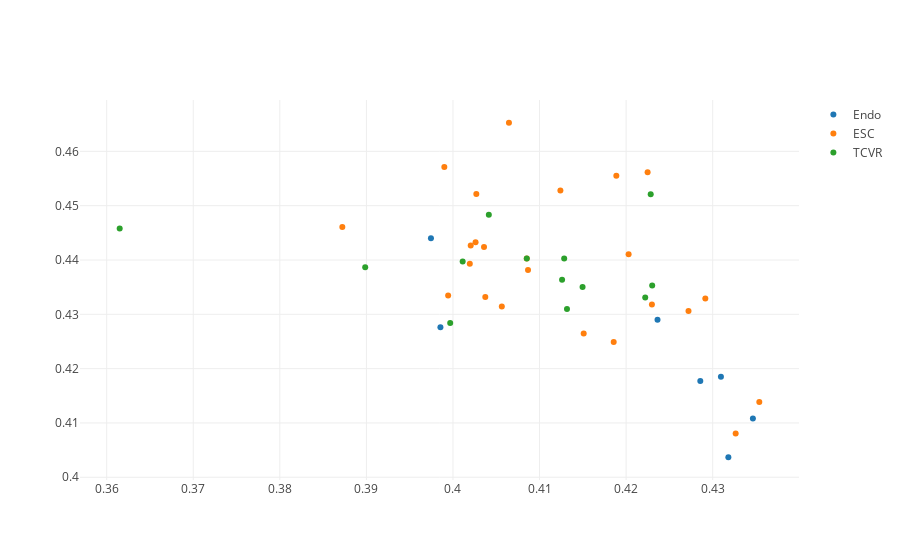

The notebook cell saved with this chart:
### Code cell
#First, sort pre and post lists into lists for each operation type
#Next, build GroupResults and DeltaResults to extract group trends
#Finally, perform statistical testing with GroupCompare for each metric
# Only display the significant metrics


endoResultsPre=list()
escResultsPre=list()
tcvrResultsPre=list()
endoResultsPost=list()
escResultsPost=list()
tcvrResultsPost=list()

#print(len(resultListPre))

significance = 0.01


for currResultPre in resultListPre:
    if(currResultPre.operationType=="Endoscopic"):
        endoResultsPre.append(currResultPre)
    elif(currResultPre.operationType=="ESC"):
        escResultsPre.append(currResultPre)
    elif(currResultPre.operationType=="TCVR"):
        tcvrResultsPre.append(currResultPre)
    else:
        print("ERROR: no valid operation type for patient ")

endoGroupResultsPre=GroupResults(endoResultsPre)
escGroupResultsPre=GroupResults(escResultsPre)
tcvrGroupResultsPre=GroupResults(tcvrResultsPre)

#print("ESCPre: ",escGroupResultPre.resultCount)
#print("TCVRPre: ",tcvrGroupResultPre.resultCount)

#print(len(resultListPost))

for currResultPost in resultListPost:
    if(currResultPost.operationType=="Endoscopic"):
        endoResultsPost.append(currResultPost)
    elif(currResultPost.operationType=="ESC"):
        escResultsPost.append(currResultPost)
    elif(currResultPost.operationType=="TCVR"):
        tcvrResultsPost.append(currResultPost)
    else:
        print("ERROR: no valid operation type for patient ")

endoGroupResultsPost=GroupResults(endoResultsPost)
escGroupResultsPost=GroupResults(escResultsPost)
tcvrGroupResultsPost=GroupResults(tcvrResultsPost)

endoDeltaResults = DeltaResults(endoResultsPre,endoResultsPost)
escDeltaResults = DeltaResults(escResultsPre,escResultsPost)
tcvrDeltaResults = DeltaResults(tcvrResultsPre,tcvrResultsPost)

print("Endo-ESC")
for currMetric in endoGroupResultsPost.metrics:
    gc=GroupCompare(endoGroupResultsPost,escGroupResultsPost,currMetric)
    gcDelta=GroupCompare(endoDeltaResults,escDeltaResults,currMetric)
    gcPre=GroupCompare(endoGroupResultsPre,escGroupResultsPre,currMetric)
    #if(gc.p<significance):
    #    print("Post Metric:",gc.metric," p:",gc.p, " change:",gc.x2-gc.x1)
    #if(gcDelta.p<significance):
    #    print("Delta Metric:",gc.metric," p:",gc.p)
    #print(gcDelta.metric,",",gcDelta.p)
    if(gcPre.p<significance):
        print("Pre Metric:",gcPre.metric," p:",gcPre.p, " change:",gcPre.x2-gcPre.x1)
    
print("Endo-TCVR")
for currMetric in endoGroupResultsPost.metrics:
    gc=GroupCompare(endoGroupResultsPost,tcvrGroupResultsPost,currMetric)
    gcDelta=GroupCompare(endoDeltaResults,tcvrDeltaResults,currMetric)
    gcPre=GroupCompare(endoGroupResultsPre,tcvrGroupResultsPre,currMetric)
    #if(gc.p<significance):
    #    print("Post Metric:",gc.metric," p:",gc.p, " change:",gc.x2-gc.x1)
    #if(gcDelta.p<significance):
    #    print("Delta Metric:",gc.metric," p:",gc.p)
    #print(gcDelta.metric,",",gcDelta.p)
    if(gcPre.p<significance):
        print("Pre Metric:",gcPre.metric," p:",gcPre.p, " change:",gcPre.x2-gcPre.x1)
   
    
print("ESC-TCVR")
for currMetric in endoGroupResultsPost.metrics:
    gc=GroupCompare(escGroupResultsPost,tcvrGroupResultsPost,currMetric)
    gcDelta=GroupCompare(escDeltaResults,tcvrDeltaResults,currMetric)
    gcPre=GroupCompare(escGroupResultsPre,tcvrGroupResultsPre,currMetric)
    #if(gc.p<significance):
    #    print("Post Metric:",gc.metric," p:",gc.p, " change:",gc.x2-gc.x1)
    #if(gcDelta.p<significance):
    #    print("Delta Metric:",gc.metric," p:",gc.p)
    #print(gcDelta.metric,",",gcDelta.p)
    if(gcPre.p<significance):
        print("Pre Metric:",gcPre.metric," p:",gcPre.p, " change:",gcPre.x2-gcPre.x1)
    

        
fig=go.Figure()
fig.add_trace(go.Scatter(x=endoGroupResultsPost.results["curvYPercentBack"],y=endoGroupResultsPost.results["curvZPercentBack"],mode='markers',name='Endo'))
fig.add_trace(go.Scatter(x=escGroupResultsPost.results["curvYPercentBack"],y=escGroupResultsPost.results["curvZPercentBack"],mode='markers',name='ESC'))
fig.add_trace(go.Scatter(x=tcvrGroupResultsPost.results["curvYPercentBack"],y=tcvrGroupResultsPost.results["curvZPercentBack"],mode='markers',name='TCVR'))
fig.show()




print("Endo Delta curvYPercentBack:",endoDeltaResults.means["curvYPercentBack"])
print("ESC Delta curvYPercentBack:",escDeltaResults.means["curvYPercentBack"])
print("TCVR Delta curvYPercentBack:",tcvrDeltaResults.means["curvYPercentBack"])

### Figure 1 — Plotly figure (JSON) as saved in the notebook; plotly's stock layout.template omitted (floating-point values rounded to 4 significant figures)
{"data": [{"mode": "markers", "name": "Endo", "type": "scatter", "uid": "0ae5ea49-4a10-4d0c-99d8-3b5f6a0b4046", "x": [0.4236, 0.4286, 0.4318, 0.431, 0.4346, 0.3975, 0.3985], "y": [0.429, 0.4177, 0.4037, 0.4185, 0.4108, 0.444, 0.4276]}, {"mode": "markers", "name": "ESC", "type": "scatter", "uid": "73fb1c45-0aab-4117-89e8-d421ded7d7e5", "x": [0.4036, 0.3994, 0.423, 0.4056, 0.4026, 0.4037, 0.4019, 0.4203, 0.4186, 0.4272, 0.4354, 0.4085, 0.4292, 0.399, 0.4087, 0.4189, 0.4327, 0.402, 0.4225, 0.3872, 0.4124, 0.4151, 0.4065, 0.4027], "y": [0.4424, 0.4334, 0.4318, 0.4314, 0.4433, 0.4332, 0.4393, 0.4411, 0.4249, 0.4306, 0.4139, 0.4403, 0.4329, 0.4571, 0.4382, 0.4555, 0.4081, 0.4427, 0.4561, 0.4461, 0.4528, 0.4265, 0.4653, 0.4521]}, {"mode": "markers", "name": "TCVR", "type": "scatter", "uid": "c1d0dbe4-6039-47fd-8562-5ca420ae4998", "x": [0.3997, 0.4011, 0.3899, 0.4126, 0.4128, 0.4228, 0.4041, 0.4222, 0.423, 0.3615, 0.4085, 0.4132, 0.415], "y": [0.4284, 0.4397, 0.4387, 0.4364, 0.4403, 0.4521, 0.4483, 0.4331, 0.4353, 0.4458, 0.4403, 0.431, 0.435]}], "layout": {}}
